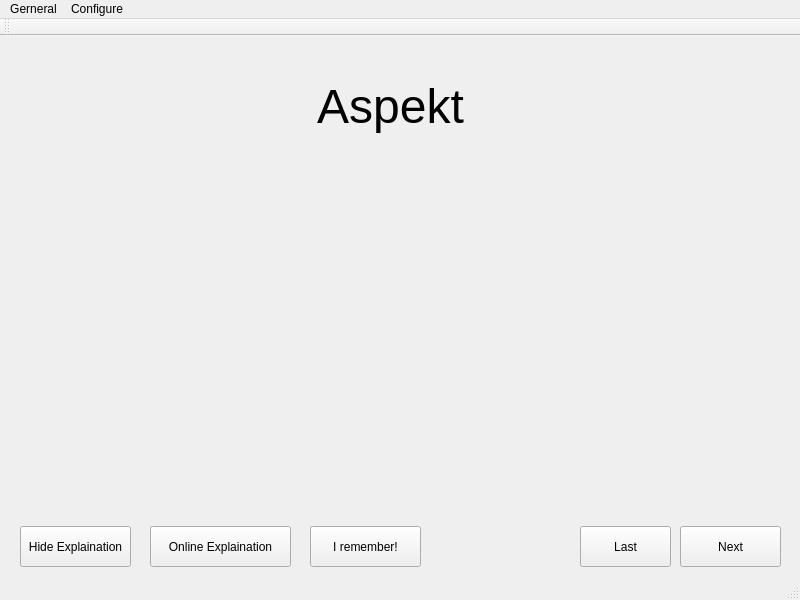
<?xml version="1.0" encoding="UTF-8"?>
<ui version="4.0">
 <class>MainWindow</class>
 <widget class="QMainWindow" name="MainWindow">
  <property name="geometry">
   <rect>
    <x>0</x>
    <y>0</y>
    <width>800</width>
    <height>600</height>
   </rect>
  </property>
  <property name="windowTitle">
   <string>MainWindow</string>
  </property>
  <property name="styleSheet">
   <string notr="true">background-image:url(&quot;light_background.jpg&quot;)</string>
  </property>
  <widget class="QWidget" name="centralWidget">
   <widget class="QStackedWidget" name="stackedWidget">
    <property name="geometry">
     <rect>
      <x>0</x>
      <y>10</y>
      <width>791</width>
      <height>451</height>
     </rect>
    </property>
    <property name="contextMenuPolicy">
     <enum>Qt::NoContextMenu</enum>
    </property>
    <property name="autoFillBackground">
     <bool>false</bool>
    </property>
    <property name="styleSheet">
     <string notr="true"/>
    </property>
    <property name="currentIndex">
     <number>0</number>
    </property>
    <widget class="QWidget" name="page">
     <property name="styleSheet">
      <string notr="true"/>
     </property>
     <widget class="QLabel" name="label">
      <property name="geometry">
       <rect>
        <x>0</x>
        <y>0</y>
        <width>781</width>
        <height>121</height>
       </rect>
      </property>
      <property name="font">
       <font>
        <pointsize>36</pointsize>
       </font>
      </property>
      <property name="autoFillBackground">
       <bool>false</bool>
      </property>
      <property name="styleSheet">
       <string notr="true">background-image:url()</string>
      </property>
      <property name="text">
       <string>&lt;html&gt;&lt;head/&gt;&lt;body&gt;&lt;p align=&quot;center&quot;&gt;Aspekt&lt;/p&gt;&lt;/body&gt;&lt;/html&gt;</string>
      </property>
      <property name="wordWrap">
       <bool>false</bool>
      </property>
     </widget>
    </widget>
    <widget class="QWidget" name="page_3">
     <widget class="QLabel" name="label_word">
      <property name="geometry">
       <rect>
        <x>150</x>
        <y>60</y>
        <width>480</width>
        <height>90</height>
       </rect>
      </property>
      <property name="font">
       <font>
        <pointsize>22</pointsize>
       </font>
      </property>
      <property name="autoFillBackground">
       <bool>false</bool>
      </property>
      <property name="styleSheet">
       <string notr="true">background-image:url()</string>
      </property>
      <property name="text">
       <string>&lt;html&gt;&lt;head/&gt;&lt;body&gt;&lt;p align=&quot;center&quot;&gt;Wortschatz&lt;/p&gt;&lt;/body&gt;&lt;/html&gt;</string>
      </property>
      <property name="textFormat">
       <enum>Qt::AutoText</enum>
      </property>
      <property name="indent">
       <number>-11</number>
      </property>
      <property name="openExternalLinks">
       <bool>true</bool>
      </property>
     </widget>
     <widget class="QLabel" name="label_expain">
      <property name="geometry">
       <rect>
        <x>150</x>
        <y>170</y>
        <width>480</width>
        <height>90</height>
       </rect>
      </property>
      <property name="font">
       <font>
        <pointsize>22</pointsize>
       </font>
      </property>
      <property name="layoutDirection">
       <enum>Qt::LeftToRight</enum>
      </property>
      <property name="autoFillBackground">
       <bool>false</bool>
      </property>
      <property name="styleSheet">
       <string notr="true">background-image:url()</string>
      </property>
      <property name="frameShape">
       <enum>QFrame::NoFrame</enum>
      </property>
      <property name="frameShadow">
       <enum>QFrame::Plain</enum>
      </property>
      <property name="text">
       <string>&lt;html&gt;&lt;head/&gt;&lt;body&gt;&lt;p align=&quot;center&quot;&gt;Explaination&lt;/p&gt;&lt;/body&gt;&lt;/html&gt;</string>
      </property>
     </widget>
    </widget>
    <widget class="QWidget" name="page_2">
     <property name="autoFillBackground">
      <bool>true</bool>
     </property>
     <property name="styleSheet">
      <string notr="true"/>
     </property>
     <widget class="QLabel" name="label_verben">
      <property name="geometry">
       <rect>
        <x>200</x>
        <y>10</y>
        <width>491</width>
        <height>80</height>
       </rect>
      </property>
      <property name="font">
       <font>
        <pointsize>20</pointsize>
       </font>
      </property>
      <property name="styleSheet">
       <string notr="true">background-image:url()</string>
      </property>
      <property name="text">
       <string>Infinitiv</string>
      </property>
     </widget>
     <widget class="QLabel" name="label_verben_title">
      <property name="geometry">
       <rect>
        <x>0</x>
        <y>10</y>
        <width>141</width>
        <height>80</height>
       </rect>
      </property>
      <property name="font">
       <font>
        <pointsize>20</pointsize>
       </font>
      </property>
      <property name="styleSheet">
       <string notr="true">background-image:url()</string>
      </property>
      <property name="text">
       <string>    Infinitiv</string>
      </property>
     </widget>
     <widget class="QLabel" name="label_verben_prs">
      <property name="geometry">
       <rect>
        <x>200</x>
        <y>90</y>
        <width>481</width>
        <height>91</height>
       </rect>
      </property>
      <property name="font">
       <font>
        <pointsize>20</pointsize>
       </font>
      </property>
      <property name="styleSheet">
       <string notr="true">background-image:url()</string>
      </property>
      <property name="text">
       <string>Verben</string>
      </property>
     </widget>
     <widget class="QLabel" name="label_verben_title_2">
      <property name="geometry">
       <rect>
        <x>30</x>
        <y>170</y>
        <width>140</width>
        <height>61</height>
       </rect>
      </property>
      <property name="font">
       <font>
        <pointsize>20</pointsize>
       </font>
      </property>
      <property name="styleSheet">
       <string notr="true">background-image:url()</string>
      </property>
      <property name="text">
       <string>Präteritum</string>
      </property>
     </widget>
     <widget class="QLabel" name="label_verben_title_3">
      <property name="geometry">
       <rect>
        <x>30</x>
        <y>90</y>
        <width>101</width>
        <height>80</height>
       </rect>
      </property>
      <property name="font">
       <font>
        <pointsize>20</pointsize>
       </font>
      </property>
      <property name="styleSheet">
       <string notr="true">background-image:url()</string>
      </property>
      <property name="text">
       <string>Präsens</string>
      </property>
     </widget>
     <widget class="QLabel" name="label_verben_title_4">
      <property name="geometry">
       <rect>
        <x>30</x>
        <y>250</y>
        <width>101</width>
        <height>61</height>
       </rect>
      </property>
      <property name="font">
       <font>
        <pointsize>20</pointsize>
       </font>
      </property>
      <property name="styleSheet">
       <string notr="true">background-image:url()</string>
      </property>
      <property name="text">
       <string>Perfekt</string>
      </property>
     </widget>
     <widget class="QLabel" name="label_verben_prm">
      <property name="geometry">
       <rect>
        <x>200</x>
        <y>160</y>
        <width>531</width>
        <height>91</height>
       </rect>
      </property>
      <property name="font">
       <font>
        <pointsize>20</pointsize>
       </font>
      </property>
      <property name="styleSheet">
       <string notr="true">background-image:url()</string>
      </property>
      <property name="text">
       <string>Verben</string>
      </property>
     </widget>
     <widget class="QLabel" name="label_verben_pft">
      <property name="geometry">
       <rect>
        <x>200</x>
        <y>230</y>
        <width>501</width>
        <height>91</height>
       </rect>
      </property>
      <property name="font">
       <font>
        <pointsize>20</pointsize>
       </font>
      </property>
      <property name="styleSheet">
       <string notr="true">background-image:url()</string>
      </property>
      <property name="text">
       <string>Verben</string>
      </property>
      <property name="openExternalLinks">
       <bool>false</bool>
      </property>
     </widget>
    </widget>
   </widget>
   <widget class="QPushButton" name="pushButton_verben_next">
    <property name="geometry">
     <rect>
      <x>680</x>
      <y>490</y>
      <width>101</width>
      <height>41</height>
     </rect>
    </property>
    <property name="focusPolicy">
     <enum>Qt::NoFocus</enum>
    </property>
    <property name="acceptDrops">
     <bool>false</bool>
    </property>
    <property name="styleSheet">
     <string notr="true">background-image:url()</string>
    </property>
    <property name="text">
     <string>Next</string>
    </property>
    <property name="icon">
     <iconset>
      <normaloff>../build-QT_Test1-Desktop_Qt_5_3_MinGW_32bit-Debug/Button-Next-icon.png</normaloff>../build-QT_Test1-Desktop_Qt_5_3_MinGW_32bit-Debug/Button-Next-icon.png</iconset>
    </property>
   </widget>
   <widget class="QPushButton" name="pushButton_verben_last">
    <property name="geometry">
     <rect>
      <x>580</x>
      <y>490</y>
      <width>91</width>
      <height>41</height>
     </rect>
    </property>
    <property name="styleSheet">
     <string notr="true">background-image:url()</string>
    </property>
    <property name="text">
     <string>Last</string>
    </property>
    <property name="icon">
     <iconset>
      <normaloff>../build-QT_Test1-Desktop_Qt_5_3_MinGW_32bit-Debug/Button-Previous-icon.png</normaloff>../build-QT_Test1-Desktop_Qt_5_3_MinGW_32bit-Debug/Button-Previous-icon.png</iconset>
    </property>
   </widget>
   <widget class="QPushButton" name="pushButton_hide">
    <property name="geometry">
     <rect>
      <x>20</x>
      <y>490</y>
      <width>111</width>
      <height>41</height>
     </rect>
    </property>
    <property name="styleSheet">
     <string notr="true">background-image:url()</string>
    </property>
    <property name="text">
     <string>Hide Explaination</string>
    </property>
   </widget>
   <widget class="QPushButton" name="pushButton_online">
    <property name="geometry">
     <rect>
      <x>150</x>
      <y>490</y>
      <width>141</width>
      <height>41</height>
     </rect>
    </property>
    <property name="styleSheet">
     <string notr="true">background-image:url()</string>
    </property>
    <property name="text">
     <string>Online Explaination</string>
    </property>
    <property name="icon">
     <iconset>
      <normaloff>../build-QT_Test1-Desktop_Qt_5_3_MinGW_32bit-Debug/Search-icon.png</normaloff>../build-QT_Test1-Desktop_Qt_5_3_MinGW_32bit-Debug/Search-icon.png</iconset>
    </property>
   </widget>
   <widget class="QPushButton" name="pushButton_I_remember">
    <property name="geometry">
     <rect>
      <x>310</x>
      <y>490</y>
      <width>111</width>
      <height>41</height>
     </rect>
    </property>
    <property name="styleSheet">
     <string notr="true">background-image:url()</string>
    </property>
    <property name="text">
     <string>I remember!</string>
    </property>
   </widget>
  </widget>
  <widget class="QMenuBar" name="menuBar">
   <property name="geometry">
    <rect>
     <x>0</x>
     <y>0</y>
     <width>800</width>
     <height>21</height>
    </rect>
   </property>
   <property name="styleSheet">
    <string notr="true">background-image:url()</string>
   </property>
   <widget class="QMenu" name="menu">
    <property name="title">
     <string>Gerneral</string>
    </property>
    <addaction name="actionStart_Word_Excersice"/>
    <addaction name="actionStart_Verben_Excersice"/>
    <addaction name="actionBack_to_main_menu"/>
    <addaction name="actionQuit"/>
   </widget>
   <widget class="QMenu" name="menuConfigure">
    <property name="title">
     <string>Configure</string>
    </property>
    <widget class="QMenu" name="menuKapitel">
     <property name="title">
      <string>Kapitel</string>
     </property>
     <addaction name="separator"/>
     <addaction name="actionKapitel_1"/>
     <addaction name="actionKapitel_2"/>
     <addaction name="actionKapitel_3"/>
     <addaction name="actionKapitel_4"/>
     <addaction name="actionKapitel_5"/>
     <addaction name="actionKapitel_6"/>
     <addaction name="actionKapitel_7"/>
     <addaction name="actionKapitel_8"/>
     <addaction name="actionKapitel_9"/>
     <addaction name="actionKapitel_10"/>
    </widget>
    <widget class="QMenu" name="menuSprach">
     <property name="title">
      <string>Sprach</string>
     </property>
     <addaction name="actionChinesisch"/>
     <addaction name="actionEnglisch"/>
     <addaction name="actionDeutsch"/>
    </widget>
    <addaction name="actionLehrbuch"/>
    <addaction name="menuKapitel"/>
    <addaction name="menuSprach"/>
   </widget>
   <addaction name="menu"/>
   <addaction name="menuConfigure"/>
  </widget>
  <widget class="QToolBar" name="mainToolBar">
   <attribute name="toolBarArea">
    <enum>TopToolBarArea</enum>
   </attribute>
   <attribute name="toolBarBreak">
    <bool>false</bool>
   </attribute>
  </widget>
  <widget class="QStatusBar" name="statusBar"/>
  <action name="actionStart_Word_Excersice">
   <property name="text">
    <string>Start Word Excersice</string>
   </property>
   <property name="priority">
    <enum>QAction::LowPriority</enum>
   </property>
  </action>
  <action name="actionBack_to_main_menu">
   <property name="enabled">
    <bool>true</bool>
   </property>
   <property name="text">
    <string>Back to main menu</string>
   </property>
   <property name="shortcutContext">
    <enum>Qt::WidgetShortcut</enum>
   </property>
  </action>
  <action name="actionQuit">
   <property name="text">
    <string>Quit</string>
   </property>
  </action>
  <action name="actionStart_Verben_Excersice">
   <property name="text">
    <string>Start Verben Excersice</string>
   </property>
  </action>
  <action name="actionLehrbuch">
   <property name="text">
    <string>Lehrbuch</string>
   </property>
  </action>
  <action name="actionKapitel_1">
   <property name="checkable">
    <bool>true</bool>
   </property>
   <property name="checked">
    <bool>true</bool>
   </property>
   <property name="text">
    <string>Kapitel 1</string>
   </property>
  </action>
  <action name="actionKapitel_2">
   <property name="checkable">
    <bool>true</bool>
   </property>
   <property name="text">
    <string>Kapitel 2</string>
   </property>
  </action>
  <action name="actionKapitel_3">
   <property name="checkable">
    <bool>true</bool>
   </property>
   <property name="text">
    <string>Kapitel 3</string>
   </property>
  </action>
  <action name="actionKapitel_4">
   <property name="checkable">
    <bool>true</bool>
   </property>
   <property name="text">
    <string>Kapitel 4</string>
   </property>
  </action>
  <action name="actionKapitel_5">
   <property name="checkable">
    <bool>true</bool>
   </property>
   <property name="text">
    <string>Kapitel 5</string>
   </property>
  </action>
  <action name="actionKapitel_6">
   <property name="checkable">
    <bool>true</bool>
   </property>
   <property name="text">
    <string>Kapitel 6</string>
   </property>
  </action>
  <action name="actionKapitel_7">
   <property name="checkable">
    <bool>true</bool>
   </property>
   <property name="text">
    <string>Kapitel 7</string>
   </property>
  </action>
  <action name="actionKapitel_8">
   <property name="checkable">
    <bool>true</bool>
   </property>
   <property name="text">
    <string>Kapitel 8</string>
   </property>
  </action>
  <action name="actionKapitel_9">
   <property name="checkable">
    <bool>true</bool>
   </property>
   <property name="text">
    <string>Kapitel 9</string>
   </property>
  </action>
  <action name="actionKapitel_10">
   <property name="checkable">
    <bool>true</bool>
   </property>
   <property name="text">
    <string>Kapitel 10</string>
   </property>
  </action>
  <action name="actionChinesisch">
   <property name="checkable">
    <bool>true</bool>
   </property>
   <property name="checked">
    <bool>true</bool>
   </property>
   <property name="text">
    <string>Chinesisch</string>
   </property>
  </action>
  <action name="actionEnglisch">
   <property name="checkable">
    <bool>true</bool>
   </property>
   <property name="enabled">
    <bool>true</bool>
   </property>
   <property name="text">
    <string>Englisch</string>
   </property>
  </action>
  <action name="actionDeutsch">
   <property name="checkable">
    <bool>true</bool>
   </property>
   <property name="enabled">
    <bool>true</bool>
   </property>
   <property name="text">
    <string>Deutsch</string>
   </property>
  </action>
 </widget>
 <layoutdefault spacing="6" margin="11"/>
 <resources/>
 <connections/>
</ui>
